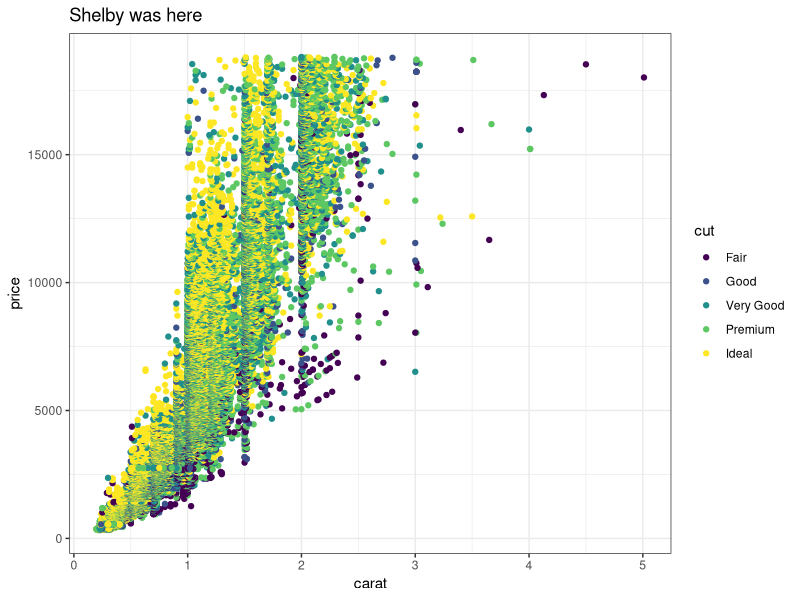
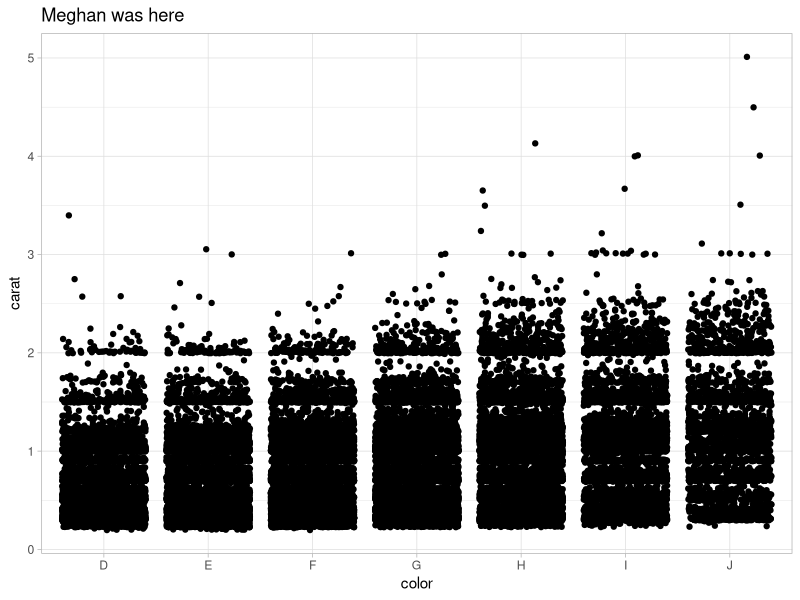
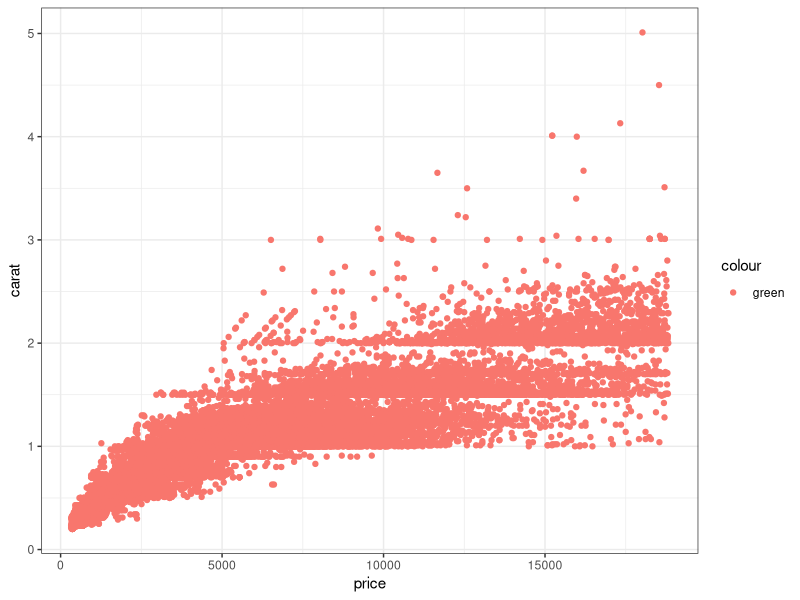

The R source for these figures, in order:
## ---- chunk 1
knitr::opts_chunk$set(echo = TRUE)
library(tidyverse)
## ---- chunk 2
# Partner 1: 
# Run the code below to see the original graph
# Change the code below to make the point color change based on 'cut', and update the theme to theme_bw(). Update the title to include your first name. 

ggplot(data = diamonds, aes(x = carat, y = price)) +
  geom_point(aes(color = cut)) +
  theme_bw() +
  labs(title = "Shelby was here")
## ---- chunk 3
# Partner 2: 
# Run the code below to see the original graph
# Change the code below to make the geom a geom_jitter, and update the theme to theme_light. Update the title to include your first name. 

ggplot(data = diamonds, aes(x = color, y = carat)) +
  geom_jitter() +
  theme_light() +
  labs(title = "Meghan was here")
## ---- chunk 4
# Hi I'm LOST ahahah
ggplot(data = diamonds, aes(x = price, y = carat)) +
  geom_point(aes(color = "green")) +
  theme_bw()
## ---- chunk 5
